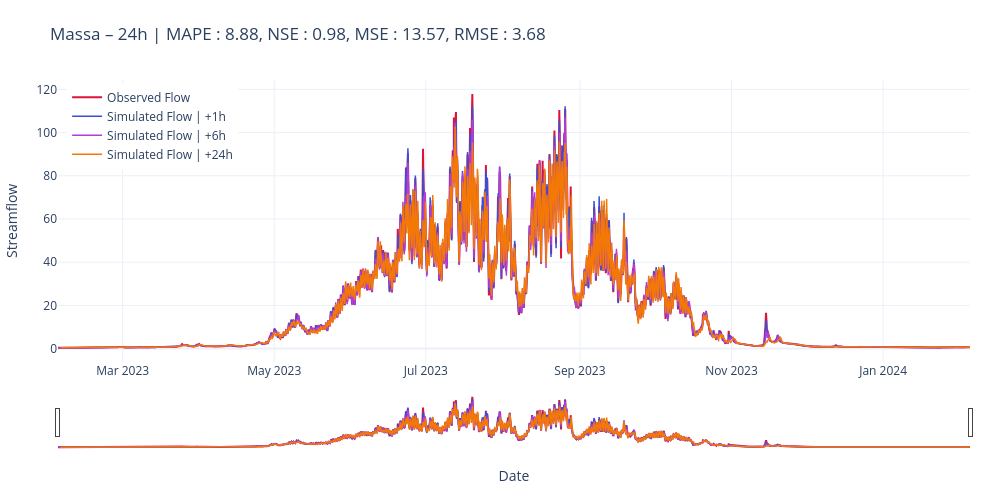
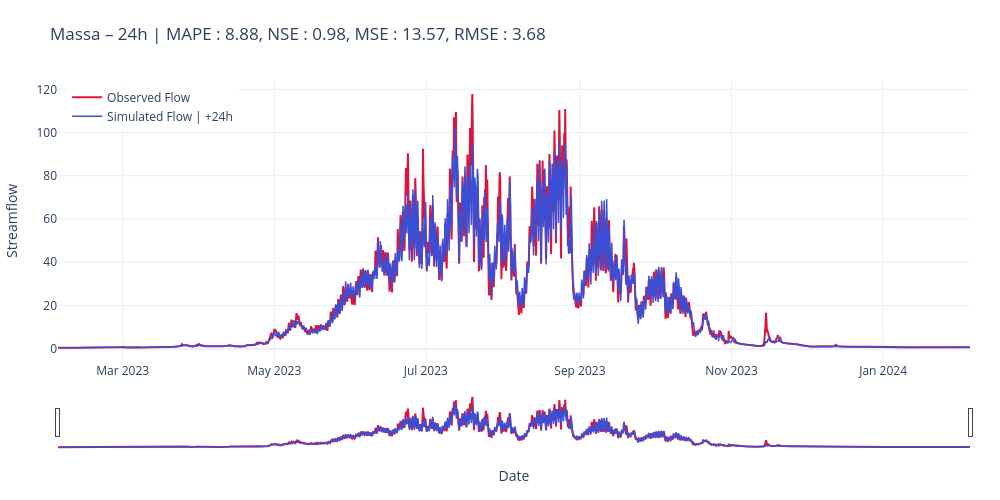

Source (notebook cell) for these figures, in order:
### Code cell
scores_str = str.join(', ', [f"{key} : {scores[key]:.2f}" for key in scores])
title24 = f"Massa – {cfg.predict_last_n}h | " + scores_str

plot_forecast_24h(measured=y_true, predicted=y_pred, title=title24, mode="list", horizons=[1, 6, cfg.predict_last_n])
plot_forecast_24h(measured=y_true, predicted=y_pred, title=title24, mode="list", horizons=[cfg.predict_last_n])

### Figure 1 — Plotly figure (JSON) as saved in the notebook; plotly's stock layout.template omitted (floating-point values rounded to 4 significant figures; data arrays with more than 128 entries replaced by an {"elided": "..."} marker saying what was removed)
{"data": [{"line": {"color": "crimson", "width": 2}, "mode": "lines", "name": "Observed Flow", "type": "scatter", "x": {"elided": "8808 str values"}, "y": {"elided": "8808 float values"}}, {"line": {"color": "#3850D8", "width": 1.5}, "mode": "lines", "name": "Simulated Flow | +1h", "type": "scatter", "x": {"elided": "8785 str values"}, "y": {"elided": "8785 float values"}}, {"line": {"color": "#b53bda", "width": 1.5}, "mode": "lines", "name": "Simulated Flow | +6h", "type": "scatter", "x": {"elided": "8785 str values"}, "y": {"elided": "8785 float values"}}, {"line": {"color": "#f37805", "width": 1.5}, "mode": "lines", "name": "Simulated Flow | +24h", "type": "scatter", "x": {"elided": "8785 str values"}, "y": {"elided": "8785 float values"}}], "layout": {"dragmode": "zoom", "height": 500, "hovermode": "x unified", "legend": {"x": 0.01, "xanchor": "left", "y": 0.99, "yanchor": "top"}, "margin": {"b": 50, "l": 50, "r": 30, "t": 80}, "title": {"text": "Massa – 24h | MAPE : 8.88, NSE : 0.98, MSE : 13.57, RMSE : 3.68"}, "width": 1000, "xaxis": {"rangeslider": {"visible": true}, "title": {"text": "Date"}}, "yaxis": {"title": {"text": "Streamflow"}}}}

### Figure 2 — Plotly figure (JSON) as saved in the notebook; plotly's stock layout.template omitted (floating-point values rounded to 4 significant figures; data arrays with more than 128 entries replaced by an {"elided": "..."} marker saying what was removed)
{"data": [{"line": {"color": "crimson", "width": 2}, "mode": "lines", "name": "Observed Flow", "type": "scatter", "x": {"elided": "8808 str values"}, "y": {"elided": "8808 float values"}}, {"line": {"color": "#3850D8", "width": 1.5}, "mode": "lines", "name": "Simulated Flow | +24h", "type": "scatter", "x": {"elided": "8785 str values"}, "y": {"elided": "8785 float values"}}], "layout": {"dragmode": "zoom", "height": 500, "hovermode": "x unified", "legend": {"x": 0.01, "xanchor": "left", "y": 0.99, "yanchor": "top"}, "margin": {"b": 50, "l": 50, "r": 30, "t": 80}, "title": {"text": "Massa – 24h | MAPE : 8.88, NSE : 0.98, MSE : 13.57, RMSE : 3.68"}, "width": 1000, "xaxis": {"rangeslider": {"visible": true}, "title": {"text": "Date"}}, "yaxis": {"title": {"text": "Streamflow"}}}}
